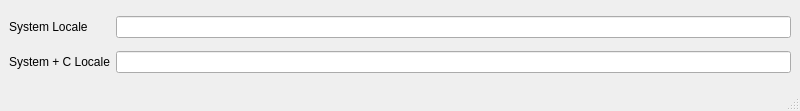
<?xml version="1.0" encoding="UTF-8"?>
<ui version="4.0">
 <class>MainWindow</class>
 <widget class="QMainWindow" name="MainWindow">
  <property name="geometry">
   <rect>
    <x>0</x>
    <y>0</y>
    <width>800</width>
    <height>111</height>
   </rect>
  </property>
  <property name="windowTitle">
   <string>Double Entry</string>
  </property>
  <widget class="QWidget" name="centralwidget">
   <layout class="QGridLayout" name="gridLayout">
    <item row="0" column="0">
     <widget class="QLabel" name="sysLocaleLabel">
      <property name="text">
       <string>System Locale</string>
      </property>
     </widget>
    </item>
    <item row="0" column="1">
     <widget class="QLineEdit" name="sysLocaleLineEdit"/>
    </item>
    <item row="1" column="0">
     <widget class="QLabel" name="sysCLocaleLabel">
      <property name="text">
       <string>System + C Locale</string>
      </property>
     </widget>
    </item>
    <item row="1" column="1">
     <widget class="QLineEdit" name="sysCLocaleLineEdit"/>
    </item>
   </layout>
  </widget>
  <widget class="QMenuBar" name="menubar">
   <property name="geometry">
    <rect>
     <x>0</x>
     <y>0</y>
     <width>800</width>
     <height>21</height>
    </rect>
   </property>
  </widget>
  <widget class="QStatusBar" name="statusbar"/>
 </widget>
 <resources/>
 <connections/>
</ui>
